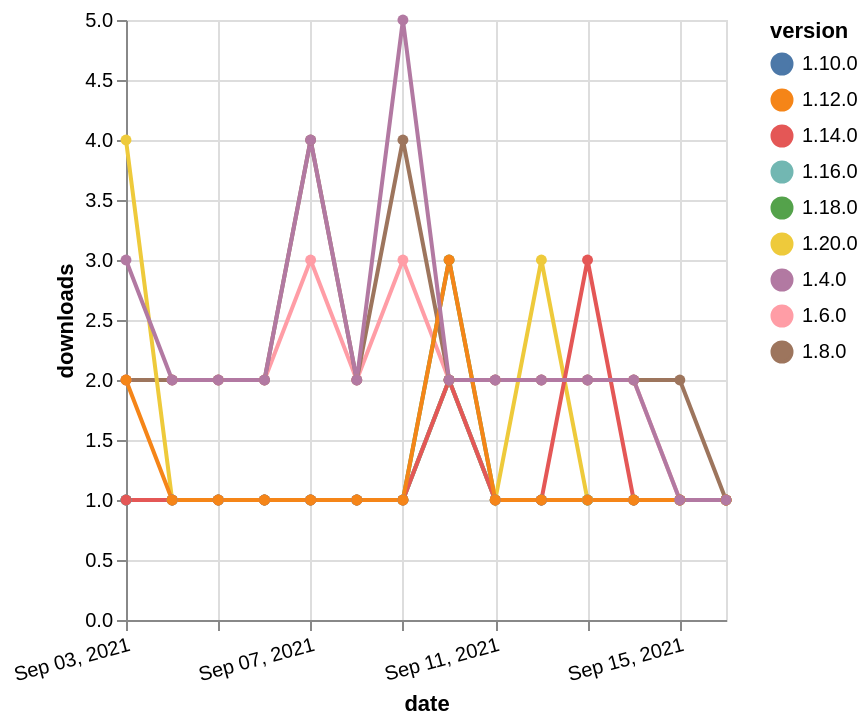

The Vega-Lite source for this figure:
### Vega-Lite specification from a JSON file in a GitHub repository (floating-point values rounded to 4 significant figures)
{"$schema": "https://vega.github.io/schema/vega-lite/v5.json", "description": "A simple bar chart with embedded data.", "data": {"values": [{"date": "2021-09-03", "total": 2566, "delta": 2, "version": "1.6.0"}, {"date": "2021-09-04", "total": 2568, "delta": 2, "version": "1.6.0"}, {"date": "2021-09-05", "total": 2570, "delta": 2, "version": "1.6.0"}, {"date": "2021-09-06", "total": 2572, "delta": 2, "version": "1.6.0"}, {"date": "2021-09-07", "total": 2575, "delta": 3, "version": "1.6.0"}, {"date": "2021-09-08", "total": 2577, "delta": 2, "version": "1.6.0"}, {"date": "2021-09-09", "total": 2580, "delta": 3, "version": "1.6.0"}, {"date": "2021-09-10", "total": 2582, "delta": 2, "version": "1.6.0"}, {"date": "2021-09-11", "total": 2584, "delta": 2, "version": "1.6.0"}, {"date": "2021-09-12", "total": 2586, "delta": 2, "version": "1.6.0"}, {"date": "2021-09-13", "total": 2588, "delta": 2, "version": "1.6.0"}, {"date": "2021-09-14", "total": 2590, "delta": 2, "version": "1.6.0"}, {"date": "2021-09-15", "total": 2591, "delta": 1, "version": "1.6.0"}, {"date": "2021-09-16", "total": 2592, "delta": 1, "version": "1.6.0"}, {"date": "2021-09-03", "total": 201, "delta": 1, "version": "1.18.0"}, {"date": "2021-09-04", "total": 202, "delta": 1, "version": "1.18.0"}, {"date": "2021-09-05", "total": 203, "delta": 1, "version": "1.18.0"}, {"date": "2021-09-06", "total": 204, "delta": 1, "version": "1.18.0"}, {"date": "2021-09-07", "total": 205, "delta": 1, "version": "1.18.0"}, {"date": "2021-09-08", "total": 206, "delta": 1, "version": "1.18.0"}, {"date": "2021-09-09", "total": 207, "delta": 1, "version": "1.18.0"}, {"date": "2021-09-10", "total": 210, "delta": 3, "version": "1.18.0"}, {"date": "2021-09-11", "total": 211, "delta": 1, "version": "1.18.0"}, {"date": "2021-09-12", "total": 212, "delta": 1, "version": "1.18.0"}, {"date": "2021-09-13", "total": 213, "delta": 1, "version": "1.18.0"}, {"date": "2021-09-14", "total": 214, "delta": 1, "version": "1.18.0"}, {"date": "2021-09-15", "total": 215, "delta": 1, "version": "1.18.0"}, {"date": "2021-09-16", "total": 216, "delta": 1, "version": "1.18.0"}, {"date": "2021-09-03", "total": 2484, "delta": 2, "version": "1.8.0"}, {"date": "2021-09-04", "total": 2486, "delta": 2, "version": "1.8.0"}, {"date": "2021-09-05", "total": 2488, "delta": 2, "version": "1.8.0"}, {"date": "2021-09-06", "total": 2490, "delta": 2, "version": "1.8.0"}, {"date": "2021-09-07", "total": 2494, "delta": 4, "version": "1.8.0"}, {"date": "2021-09-08", "total": 2496, "delta": 2, "version": "1.8.0"}, {"date": "2021-09-09", "total": 2500, "delta": 4, "version": "1.8.0"}, {"date": "2021-09-10", "total": 2502, "delta": 2, "version": "1.8.0"}, {"date": "2021-09-11", "total": 2504, "delta": 2, "version": "1.8.0"}, {"date": "2021-09-12", "total": 2506, "delta": 2, "version": "1.8.0"}, {"date": "2021-09-13", "total": 2508, "delta": 2, "version": "1.8.0"}, {"date": "2021-09-14", "total": 2510, "delta": 2, "version": "1.8.0"}, {"date": "2021-09-15", "total": 2512, "delta": 2, "version": "1.8.0"}, {"date": "2021-09-16", "total": 2513, "delta": 1, "version": "1.8.0"}, {"date": "2021-09-03", "total": 259, "delta": 1, "version": "1.10.0"}, {"date": "2021-09-04", "total": 260, "delta": 1, "version": "1.10.0"}, {"date": "2021-09-05", "total": 261, "delta": 1, "version": "1.10.0"}, {"date": "2021-09-06", "total": 262, "delta": 1, "version": "1.10.0"}, {"date": "2021-09-07", "total": 263, "delta": 1, "version": "1.10.0"}, {"date": "2021-09-08", "total": 264, "delta": 1, "version": "1.10.0"}, {"date": "2021-09-09", "total": 265, "delta": 1, "version": "1.10.0"}, {"date": "2021-09-10", "total": 267, "delta": 2, "version": "1.10.0"}, {"date": "2021-09-11", "total": 268, "delta": 1, "version": "1.10.0"}, {"date": "2021-09-12", "total": 269, "delta": 1, "version": "1.10.0"}, {"date": "2021-09-13", "total": 270, "delta": 1, "version": "1.10.0"}, {"date": "2021-09-14", "total": 271, "delta": 1, "version": "1.10.0"}, {"date": "2021-09-15", "total": 272, "delta": 1, "version": "1.10.0"}, {"date": "2021-09-16", "total": 273, "delta": 1, "version": "1.10.0"}, {"date": "2021-09-03", "total": 130, "delta": 4, "version": "1.20.0"}, {"date": "2021-09-04", "total": 131, "delta": 1, "version": "1.20.0"}, {"date": "2021-09-05", "total": 132, "delta": 1, "version": "1.20.0"}, {"date": "2021-09-06", "total": 133, "delta": 1, "version": "1.20.0"}, {"date": "2021-09-07", "total": 134, "delta": 1, "version": "1.20.0"}, {"date": "2021-09-08", "total": 135, "delta": 1, "version": "1.20.0"}, {"date": "2021-09-09", "total": 136, "delta": 1, "version": "1.20.0"}, {"date": "2021-09-10", "total": 138, "delta": 2, "version": "1.20.0"}, {"date": "2021-09-11", "total": 139, "delta": 1, "version": "1.20.0"}, {"date": "2021-09-12", "total": 142, "delta": 3, "version": "1.20.0"}, {"date": "2021-09-13", "total": 143, "delta": 1, "version": "1.20.0"}, {"date": "2021-09-14", "total": 144, "delta": 1, "version": "1.20.0"}, {"date": "2021-09-15", "total": 145, "delta": 1, "version": "1.20.0"}, {"date": "2021-09-16", "total": 146, "delta": 1, "version": "1.20.0"}, {"date": "2021-09-03", "total": 179, "delta": 1, "version": "1.16.0"}, {"date": "2021-09-04", "total": 180, "delta": 1, "version": "1.16.0"}, {"date": "2021-09-05", "total": 181, "delta": 1, "version": "1.16.0"}, {"date": "2021-09-06", "total": 182, "delta": 1, "version": "1.16.0"}, {"date": "2021-09-07", "total": 183, "delta": 1, "version": "1.16.0"}, {"date": "2021-09-08", "total": 184, "delta": 1, "version": "1.16.0"}, {"date": "2021-09-09", "total": 185, "delta": 1, "version": "1.16.0"}, {"date": "2021-09-10", "total": 187, "delta": 2, "version": "1.16.0"}, {"date": "2021-09-11", "total": 188, "delta": 1, "version": "1.16.0"}, {"date": "2021-09-12", "total": 189, "delta": 1, "version": "1.16.0"}, {"date": "2021-09-13", "total": 190, "delta": 1, "version": "1.16.0"}, {"date": "2021-09-14", "total": 191, "delta": 1, "version": "1.16.0"}, {"date": "2021-09-15", "total": 192, "delta": 1, "version": "1.16.0"}, {"date": "2021-09-16", "total": 193, "delta": 1, "version": "1.16.0"}, {"date": "2021-09-03", "total": 203, "delta": 1, "version": "1.14.0"}, {"date": "2021-09-04", "total": 204, "delta": 1, "version": "1.14.0"}, {"date": "2021-09-05", "total": 205, "delta": 1, "version": "1.14.0"}, {"date": "2021-09-06", "total": 206, "delta": 1, "version": "1.14.0"}, {"date": "2021-09-07", "total": 207, "delta": 1, "version": "1.14.0"}, {"date": "2021-09-08", "total": 208, "delta": 1, "version": "1.14.0"}, {"date": "2021-09-09", "total": 209, "delta": 1, "version": "1.14.0"}, {"date": "2021-09-10", "total": 211, "delta": 2, "version": "1.14.0"}, {"date": "2021-09-11", "total": 212, "delta": 1, "version": "1.14.0"}, {"date": "2021-09-12", "total": 213, "delta": 1, "version": "1.14.0"}, {"date": "2021-09-13", "total": 216, "delta": 3, "version": "1.14.0"}, {"date": "2021-09-14", "total": 217, "delta": 1, "version": "1.14.0"}, {"date": "2021-09-15", "total": 218, "delta": 1, "version": "1.14.0"}, {"date": "2021-09-16", "total": 219, "delta": 1, "version": "1.14.0"}, {"date": "2021-09-03", "total": 353, "delta": 2, "version": "1.12.0"}, {"date": "2021-09-04", "total": 354, "delta": 1, "version": "1.12.0"}, {"date": "2021-09-05", "total": 355, "delta": 1, "version": "1.12.0"}, {"date": "2021-09-06", "total": 356, "delta": 1, "version": "1.12.0"}, {"date": "2021-09-07", "total": 357, "delta": 1, "version": "1.12.0"}, {"date": "2021-09-08", "total": 358, "delta": 1, "version": "1.12.0"}, {"date": "2021-09-09", "total": 359, "delta": 1, "version": "1.12.0"}, {"date": "2021-09-10", "total": 362, "delta": 3, "version": "1.12.0"}, {"date": "2021-09-11", "total": 363, "delta": 1, "version": "1.12.0"}, {"date": "2021-09-12", "total": 364, "delta": 1, "version": "1.12.0"}, {"date": "2021-09-13", "total": 365, "delta": 1, "version": "1.12.0"}, {"date": "2021-09-14", "total": 366, "delta": 1, "version": "1.12.0"}, {"date": "2021-09-15", "total": 367, "delta": 1, "version": "1.12.0"}, {"date": "2021-09-16", "total": 368, "delta": 1, "version": "1.12.0"}, {"date": "2021-09-03", "total": 3173, "delta": 3, "version": "1.4.0"}, {"date": "2021-09-04", "total": 3175, "delta": 2, "version": "1.4.0"}, {"date": "2021-09-05", "total": 3177, "delta": 2, "version": "1.4.0"}, {"date": "2021-09-06", "total": 3179, "delta": 2, "version": "1.4.0"}, {"date": "2021-09-07", "total": 3183, "delta": 4, "version": "1.4.0"}, {"date": "2021-09-08", "total": 3185, "delta": 2, "version": "1.4.0"}, {"date": "2021-09-09", "total": 3190, "delta": 5, "version": "1.4.0"}, {"date": "2021-09-10", "total": 3192, "delta": 2, "version": "1.4.0"}, {"date": "2021-09-11", "total": 3194, "delta": 2, "version": "1.4.0"}, {"date": "2021-09-12", "total": 3196, "delta": 2, "version": "1.4.0"}, {"date": "2021-09-13", "total": 3198, "delta": 2, "version": "1.4.0"}, {"date": "2021-09-14", "total": 3200, "delta": 2, "version": "1.4.0"}, {"date": "2021-09-15", "total": 3201, "delta": 1, "version": "1.4.0"}, {"date": "2021-09-16", "total": 3202, "delta": 1, "version": "1.4.0"}]}, "width": "container", "mark": {"type": "line", "point": {"filled": true}}, "encoding": {"x": {"field": "date", "type": "temporal", "timeUnit": "yearmonthdate", "title": "date", "axis": {"labelAngle": -15}}, "y": {"field": "delta", "type": "quantitative", "title": "downloads"}, "color": {"field": "version", "type": "nominal"}, "tooltip": {"field": "delta"}}}
